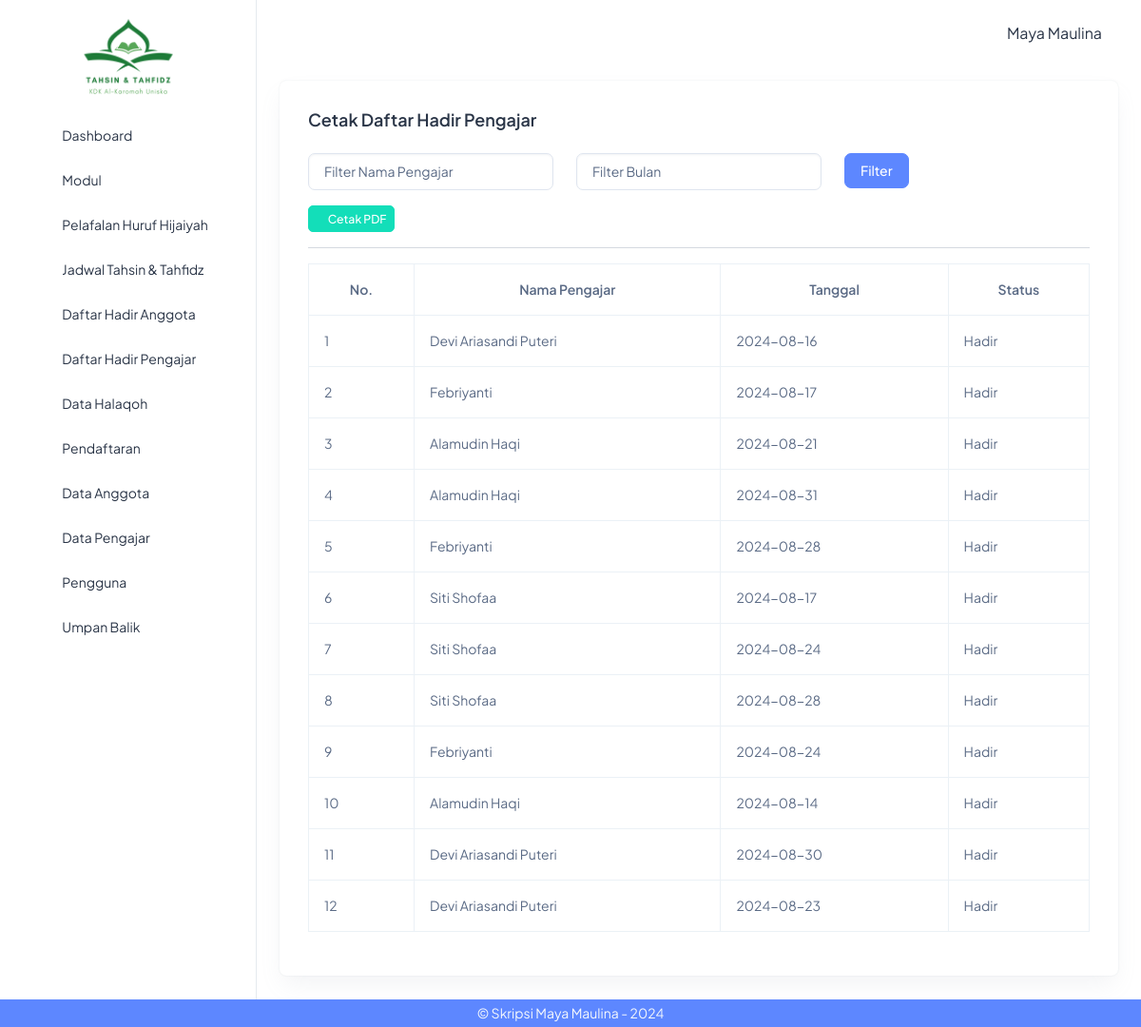
The page /index.php?page=dhpengajar_report (signed in) on the database its author committed.
### tables this page shows
CREATE TABLE `daftarhadir_pengajar` (
  `id_dhpengajar` int(11) NOT NULL,
  `nama_pengajar` varchar(150) NOT NULL,
  `tanggal` date NOT NULL,
  `status_hadir` enum('Hadir','Izin','Sakit','Tanpa Keterangan') NOT NULL,
  `creator` varchar(50) NOT NULL,
  `created_at` datetime NOT NULL DEFAULT current_timestamp(),
  `editor` varchar(50) NOT NULL,
  `updated_at` timestamp NOT NULL DEFAULT current_timestamp()
);

### daftar_hadir/pengajar/dhpengajar_report.php (the view, shortened to what this page needs)
<?php
include "pengaturan/koneksi.php";
$query = "SELECT id_dhpengajar, nama_pengajar, tanggal, status_hadir FROM daftarhadir_pengajar WHERE 1=1";
$filter_nama = isset($_POST['filter_nama']) ? $_POST['filter_nama'] : '';
$filter_bln = isset($_POST['filter_bln']) ? $_POST['filter_bln'] : '';
$url_cetak = "daftar_hadir/pengajar/dhpengajar_print.php?filter_nama=" . urlencode($filter_nama) . "&filter_bln=" . urlencode($filter_bln);;
?>
<div class="container-fluid">
	<div class="card">
		<div class="card-body">
			<h5 class="card-title fw-semibold mb-4">Cetak Daftar Hadir Pengajar</h5>
			<form method="POST">
				<div class="row">
					<div class="col-sm-6 col-md-4">
						<div class="form-group">
							<select name="filter_nama" id="filter_nama" class="form-control">
								<option value="">Filter Nama Pengajar</option>
							</select>
						</div>
					</div>
					<div class="col-sm-6 col-md-4">
						<div class="form-group">
							<select name="filter_bln" id="filter_bln" class="form-control">
								<option value="">Filter Bulan</option>
							</select>
						</div>
					</div>
					<div class="col-sm-6 col-md-4">
						<button type="submit" class="btn btn-primary">Filter</button>
					</div>
				</div>
			</form>
			<a href="<?php echo $url_cetak; ?>" class="btn btn-success btn-sm mt-3" target="_blank">
				<i class="ti ti-download"></i> Cetak PDF
			</a>
			<hr />
			<div class="table-responsive">
				<table class="table table-hover table-bordered">
					<thead>
						<tr>
							<th class="text-center">No.</th>
							<th class="text-center">Nama Pengajar</th>
							<th class="text-center">Tanggal</th>
							<th class="text-center">Status</th>
						</tr>
					</thead>
					<tbody>
						<?php
						$no = 1;
						$sql = mysqli_query($koneksi, $query);
						if ($sql) {
							$row = mysqli_num_rows($sql);
							if ($row > 0) {
								while ($data = mysqli_fetch_array($sql)) {
									echo "<tr>";
									echo "<td>" . $no++ . "</td>";
									echo "<td>" . $data['nama_pengajar'] . "</td>";
									echo "<td>" . $data['tanggal'] . "</td>";
									echo "<td>" . $data['status_hadir'] . "</td>";
								}
							} else {
								echo "<tr><td colspan='4'>Data tidak ada</td></tr>";
							}
						} else {
							echo "<tr><td colspan='4'>Query error: " . mysqli_error($koneksi) . "</td></tr>";
						}
						?>
					</tbody>
				</table>
			</div>
		</div>
	</div>
</div>
</body>
</html>

### template/sidebar.php (style rules this page uses)
a { text-decoration: none; color: #2a3547; }

### rows shown on the page
daftarhadir_pengajar: nama_pengajar "Devi Ariasandi Puteri", tanggal "2024-08-16", status_hadir "Hadir"
daftarhadir_pengajar: nama_pengajar "Febriyanti", tanggal "2024-08-17", status_hadir "Hadir"
daftarhadir_pengajar: nama_pengajar "Alamudin Haqi", tanggal "2024-08-21", status_hadir "Hadir"
daftarhadir_pengajar: nama_pengajar "Alamudin Haqi", tanggal "2024-08-31", status_hadir "Hadir"
daftarhadir_pengajar: nama_pengajar "Febriyanti", tanggal "2024-08-28", status_hadir "Hadir"
daftarhadir_pengajar: nama_pengajar "Siti Shofaa", tanggal "2024-08-17", status_hadir "Hadir"
daftarhadir_pengajar: nama_pengajar "Siti Shofaa", tanggal "2024-08-24", status_hadir "Hadir"
daftarhadir_pengajar: nama_pengajar "Siti Shofaa", tanggal "2024-08-28", status_hadir "Hadir"
daftarhadir_pengajar: nama_pengajar "Febriyanti", tanggal "2024-08-24", status_hadir "Hadir"
daftarhadir_pengajar: nama_pengajar "Alamudin Haqi", tanggal "2024-08-14", status_hadir "Hadir"
daftarhadir_pengajar: nama_pengajar "Devi Ariasandi Puteri", tanggal "2024-08-30", status_hadir "Hadir"
daftarhadir_pengajar: nama_pengajar "Devi Ariasandi Puteri", tanggal "2024-08-23", status_hadir "Hadir"

### other values the page prints
$_SESSION['nama'] "Maya Maulina"
